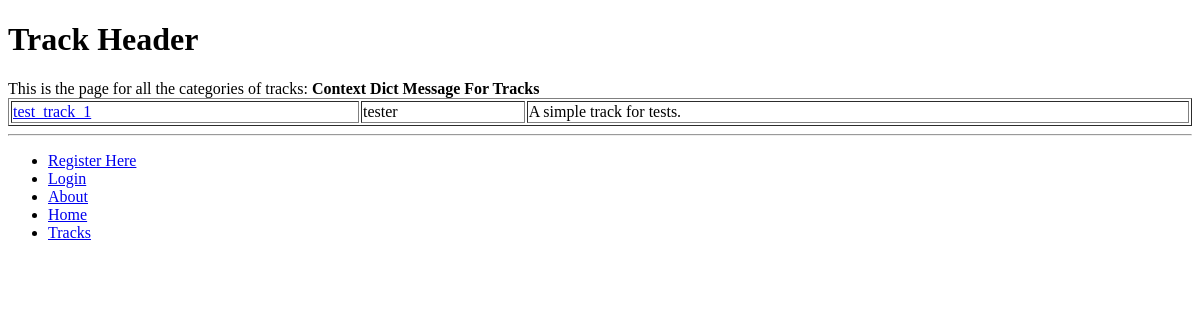
Page /trec/tracks on the earlier database version.
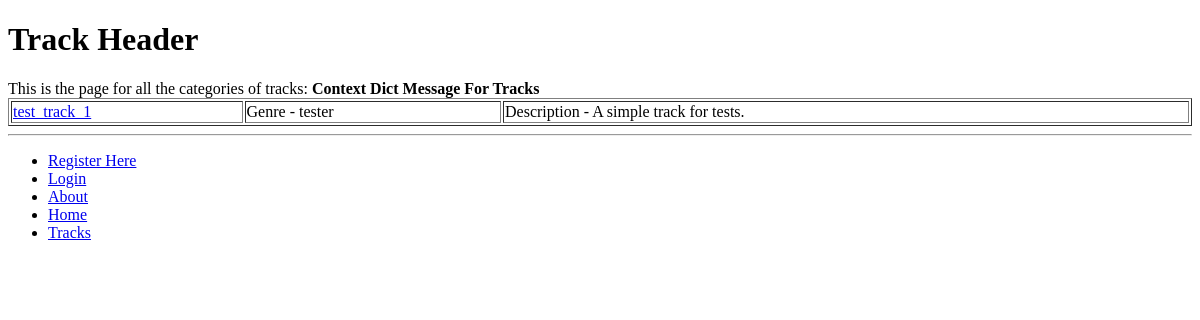
Same page on the later database version.
### trec/models.py (models this page shows, shortened)
class Track(models.Model):
    title = models.CharField(max_length=128, unique=True)
    track_url = models.URLField()
    description = models.TextField()
    genre = models.CharField(max_length=128)
    slug = models.SlugField()

### trec/views.py (the view)
def tracks(request):
	category_list = Track.objects.order_by("title")
	context_dict = {'boldmessage': "Context Dict Message For Tracks", 'track_list' : category_list}
	return render(request, 'trec/tracks.html', context_dict)

### templates/trec/tracks.html (shortened to what this page needs)
{% extends 'trec/base.html' %}
{% load staticfiles %}
{% block body_block %}
    <h1>Track Header</h1>
    This is the page for all the categories of tracks: <strong>{{ boldmessage }}</strong><br />
    {% if track_list %}
            <table border="1" style="width:100%">
                {% for track in track_list %}
                <tr>
                <td><a href="{% url 'task' track.slug %}">{{ track.title }}</a></td>
                <td>{{ track.genre }}</td>
                <td>{{ track.description }}</td>
                </tr>
                {% endfor %}
            </table>
    {% else %}
            <strong>There are no tracks present.</strong><br / >
    {% endif %}
{% endblock %}

### templates/trec/base.html (shortened to what this page needs)
<!DOCTYPE html>
{% load staticfiles %}
<html>
    <head lang="en">
    </head>
    <body>
    	<div>
    	{% block body_block %}{% endblock %}
    	</div>
    	<hr />
    	<div>
    		<ul>
    		{% if user.is_authenticated %}
    			<li><a href="{% url 'auth_logout' %}?next=/trec/">Logout</a></li>
    			<li><a href="{% url 'profile' %}"> Profile</a></li>
    		{% else %}
    			<li><a href="{% url 'register' %}">Register Here</a></li>
    			<li><a href="{% url 'auth_login' %}">Login</a></li>
    		{% endif %}
    			<li><a href="{% url 'about' %}">About</a></li>
    			<li><a href="{% url 'home' %}">Home</a></li>
    			<li><a href="{% url 'tracks' %}">Tracks</a></li>
    		</ul>
    	</div>
    </body>
</html>

Differences in the rows shown:
changed Track "test_track_1": genre "tester" → "Genre - tester"; description "A simple track for tests." → "Description - A simple track for tests."
